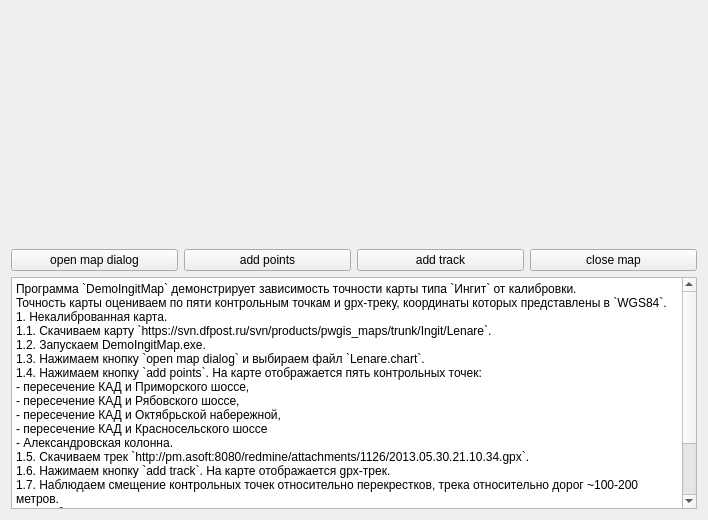
<?xml version="1.0" encoding="UTF-8"?>
<ui version="4.0">
 <class>IngitMapWindow</class>
 <widget class="QWidget" name="IngitMapWindow">
  <property name="geometry">
   <rect>
    <x>0</x>
    <y>0</y>
    <width>708</width>
    <height>520</height>
   </rect>
  </property>
  <property name="windowTitle">
   <string>Demo ingit map</string>
  </property>
  <layout class="QHBoxLayout" name="horizontalLayout">
   <item>
    <layout class="QVBoxLayout" name="verticalLayout_2">
     <item>
      <layout class="QHBoxLayout" name="horizontalLayout_2">
       <item>
        <widget class="PwGisWidget" name="pwgiswidget" native="true">
         <property name="sizePolicy">
          <sizepolicy hsizetype="Expanding" vsizetype="Expanding">
           <horstretch>0</horstretch>
           <verstretch>0</verstretch>
          </sizepolicy>
         </property>
        </widget>
       </item>
      </layout>
     </item>
     <item>
      <layout class="QHBoxLayout" name="horizontalLayout_3">
       <item>
        <widget class="QPushButton" name="btnOpenMapDialog">
         <property name="text">
          <string>open map dialog</string>
         </property>
        </widget>
       </item>
       <item>
        <widget class="QPushButton" name="btnAddPoints">
         <property name="text">
          <string>add points</string>
         </property>
        </widget>
       </item>
       <item>
        <widget class="QPushButton" name="btnAddTrack">
         <property name="text">
          <string>add track</string>
         </property>
        </widget>
       </item>
       <item>
        <widget class="QPushButton" name="btnCloseMap">
         <property name="text">
          <string>close map</string>
         </property>
        </widget>
       </item>
      </layout>
     </item>
     <item>
      <widget class="QPlainTextEdit" name="txtInfo">
       <property name="plainText">
        <string>Программа `DemoIngitMap` демонстрирует зависимость точности карты типа `Ингит` от калибровки.
Точность карты оцениваем по пяти контрольным точкам и gpx-треку, координаты которых представлены в `WGS84`.
1. Некалиброванная карта.
1.1. Скачиваем карту `https://svn.dfpost.ru/svn/products/pwgis_maps/trunk/Ingit/Lenare`.
1.2. Запускаем DemoIngitMap.exe.
1.3. Нажимаем кнопку `open map dialog` и выбираем файл `Lenare.chart`.
1.4. Нажимаем кнопку `add points`. На карте отображается пять контрольных точек:
- пересечение КАД и Приморского шоссе,
- пересечение КАД и Рябовского шоссе,
- пересечение КАД и Октябрьской набережной,
- пересечение КАД и Красносельского шоссе
- Александровская колонна.
1.5. Скачиваем трек `http://pm.asoft:8080/redmine/attachments/1126/2013.05.30.21.10.34.gpx`.
1.6. Нажимаем кнопку `add track`. На карте отображается gpx-трек.
1.7. Наблюдаем смещение контрольных точек относительно перекрестков, трека относительно дорог ~100-200 метров.
2. Калиброванная карта.
2.1. Скачиваем карту `https://svn.dfpost.ru/svn/products/pwgis_maps/trunk/Ingit/spbsub`.
2.2. Повторяем пункты 1.2. - 1.6. В пункте 1.3. выбираем карту `spbsub.chart` ( файл `spbsub.clb` - калибровка карты ).
2.3. Наблюдаем смещение контрольных точек, трека ~10-20 метров.</string>
       </property>
      </widget>
     </item>
    </layout>
   </item>
  </layout>
 </widget>
 <customwidgets>
  <customwidget>
   <class>PwGisWidget</class>
   <extends>QWidget</extends>
   <header location="global">PwGis/pwgiswidget.h</header>
   <container>1</container>
  </customwidget>
 </customwidgets>
 <resources/>
 <connections/>
</ui>
